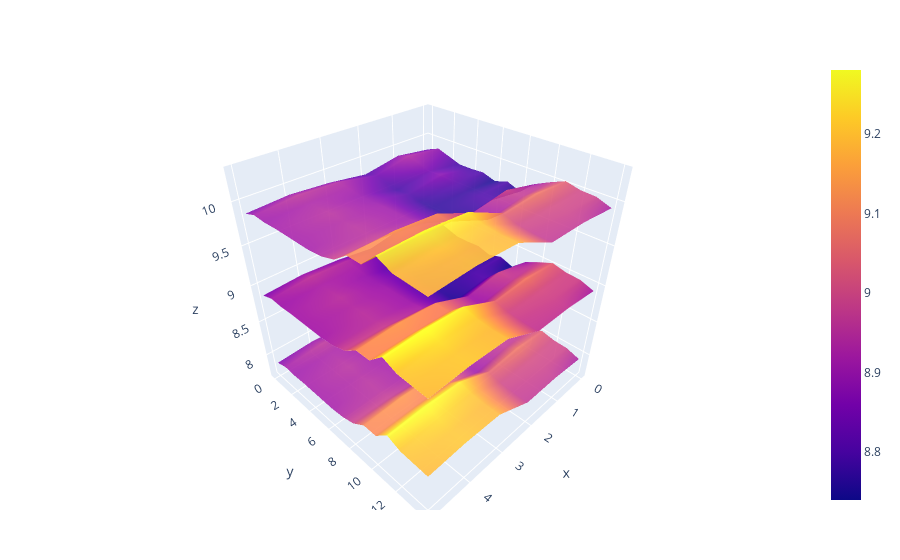

Here is the notebook cell this chart was saved with:
### Code cell
using PlotlyJS

z1 = [
    [8.83,8.89,8.81,8.87,8.9,8.87],
    [8.89,8.94,8.85,8.94,8.96,8.92],
    [8.84,8.9,8.82,8.92,8.93,8.91],
    [8.79,8.85,8.79,8.9,8.94,8.92],
    [8.79,8.88,8.81,8.9,8.95,8.92],
    [8.8,8.82,8.78,8.91,8.94,8.92],
    [8.75,8.78,8.77,8.91,8.95,8.92],
    [8.8,8.8,8.77,8.91,8.95,8.94],
    [8.74,8.81,8.76,8.93,8.98,8.99],
    [8.89,8.99,8.92,9.1,9.13,9.11],
    [8.97,8.97,8.91,9.09,9.11,9.11],
    [9.04,9.08,9.05,9.25,9.28,9.27],
    [9,9.01,9,9.2,9.23,9.2],
    [8.99,8.99,8.98,9.18,9.2,9.19],
    [8.93,8.97,8.97,9.18,9.2,9.18]
]

trace1 = surface(z=z1)
trace2 = surface(z=map(z -> z .- 1, z1), showscale=false, opacity=0.9)
trace3 = surface(z=map(z -> z .+ 1, z1), showscale=false, opacity=0.9)

plot([trace1, trace2, trace3])
